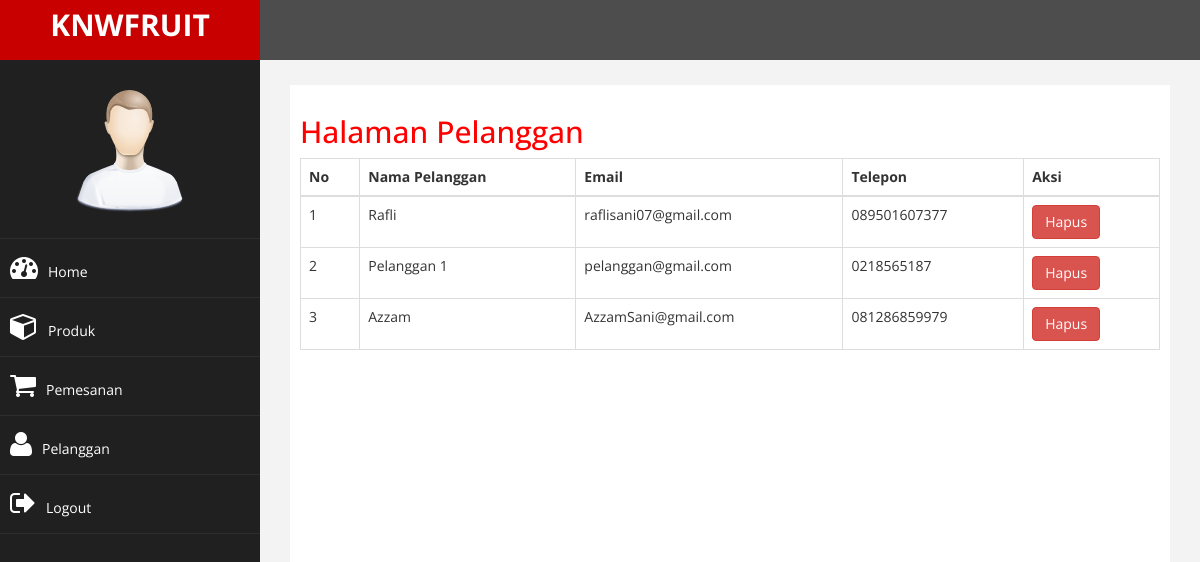
Page /admin/index.php?halaman=pelanggan (signed in) on the committed database.
### tables this page shows
CREATE TABLE `pelanggan` (
  `id_pelanggan` int(11) NOT NULL,
  `email_pelanggan` varchar(50) NOT NULL,
  `password_pelanggan` varchar(15) NOT NULL,
  `nama_pelanggan` varchar(50) NOT NULL,
  `telepon_pelanggan` varchar(15) NOT NULL,
  `alamat_pelanggan` text NOT NULL
);

### admin/pelanggan.php (the view)
<h2>Halaman Pelanggan</h2>
<table class="table table-bordered">
	<thead>
		<tr>
			<th>No</th>
			<th>Nama Pelanggan</th>
			<th>Email</th>
			<th>Telepon</th>
			<th>Aksi</th>
		</tr>
	</thead>
	<tbody>
	<?php $nomor=1; ?>
	<?php $ambil=$koneksi->query("SELECT * FROM pelanggan"); ?>
	<?php while($pecah=$ambil->fetch_assoc() ) { ?>
	<tr>
		<td><?php echo $nomor; ?></td>
		<td><?php echo $pecah['nama_pelanggan']; ?></td>
		<td><?php echo $pecah['email_pelanggan']; ?></td>
		<td><?php echo $pecah['telepon_pelanggan']; ?></td>
		<td>
			<a href="index.php?halaman=hapuspelanggan&id=<?php echo $pecah['id_pelanggan']; ?>" class="btn btn-danger">Hapus</a>
		</td>
	</tr>
	<?php $nomor++; ?>
	<?php } ?>
	</tbody>
</table>

### admin/assets/css/custom.css (style rules this page uses)
body { font-family: 'Open Sans', sans-serif; }
h2 { color: #f00; }

### rows in the picture
pelanggan: nama_pelanggan "Rafli", email_pelanggan "raflisani07@gmail.com", telepon_pelanggan "089501607377"
pelanggan: nama_pelanggan "Pelanggan 1", email_pelanggan "pelanggan@gmail.com", telepon_pelanggan "0218565187"
pelanggan: nama_pelanggan "Azzam", email_pelanggan "AzzamSani@gmail.com", telepon_pelanggan "081286859979"
